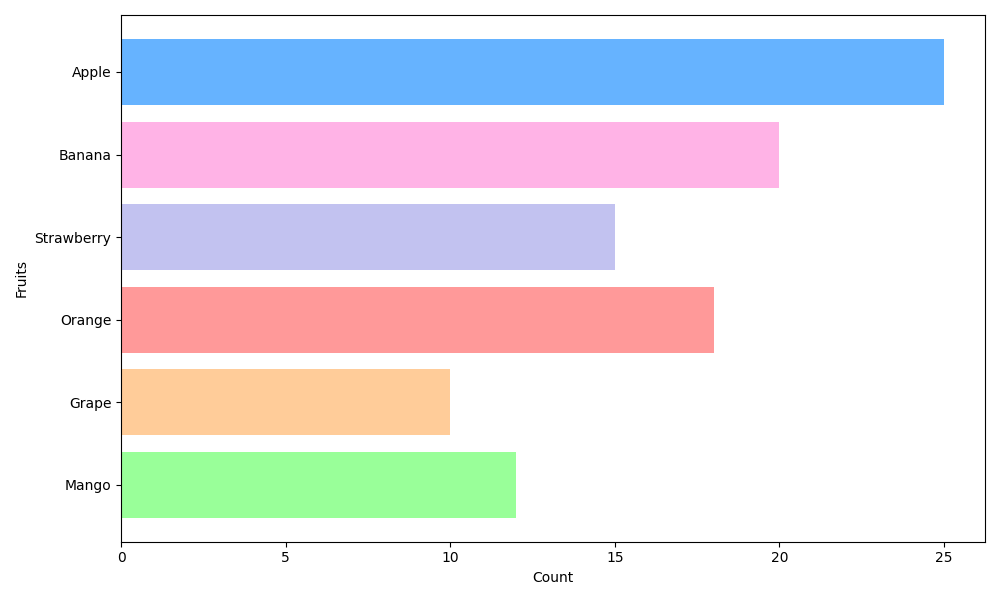

The script that drew this image:
import matplotlib.pyplot as plt

# Data for horizontal bar chart
fruits = ['Apple', 'Banana', 'Strawberry', 'Orange', 'Grape', 'Mango']
preferences = [25, 20, 15, 18, 10, 12]

# Manually shuffled colors
colors = ['#66b3ff', '#ffb3e6', '#c2c2f0', '#ff9999', '#ffcc99', '#99ff99']

# Create horizontal bar chart
fig, ax = plt.subplots(figsize=(10, 6))
ax.barh(fruits, preferences, color=colors)

# Customize plot
ax.set_xlabel("Count")
ax.set_ylabel("Fruits")
ax.invert_yaxis()

plt.tight_layout()
plt.show()
